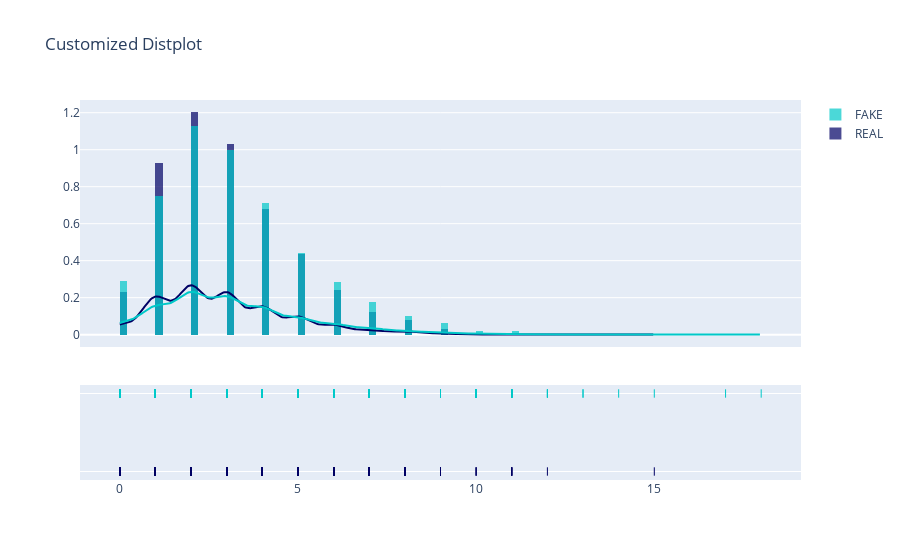

Notebook code cell kept with this figure:
### Code cell
import plotly.express as px
import plotly.figure_factory as ff
import plotly.graph_objects as go
import seaborn as sns
from nltk.corpus import stopwords
import collections
import nltk

stop_words = set(stopwords.words('english'))
df['title_num_stop_words'] = df['title'].str.split().apply(lambda x: len(set(x) & stop_words))
df['title_word_count'] = df['title'].apply(lambda x: len(str(x).split()))
df['title_pct_stop_words'] = df['title_num_stop_words'] / df['title_word_count'] * 100
df['text_num_stop_words'] = df['text'].str.split().apply(lambda x: len(set(x) & stop_words))
df['text_word_count'] = df['text'].apply(lambda x: len(str(x).split()))
df['text_pct_stop_words'] = df['text_num_stop_words'] / df['text_word_count'] * 100

x1 = df.loc[df['label']=='REAL']['title_num_stop_words']
x2 = df.loc[df['label'] == 'FAKE']['title_num_stop_words']

group_labels = ['REAL', 'FAKE']

colors = ['rgb(0, 0, 100)', 'rgb(0, 200, 200)']
fig = ff.create_distplot([x1, x2], group_labels, bin_size=.2,colors=colors)

fig.update_layout(title_text='Customized Distplot')
fig.show()
df.head()

### Figure 1 — Plotly figure (JSON) as saved in the notebook; plotly's stock layout.template omitted (floating-point values rounded to 4 significant figures; data arrays with more than 128 entries replaced by an {"elided": "..."} marker saying what was removed)
{"data": [{"histnorm": "probability density", "legendgroup": "REAL", "marker": {"color": "rgb(0, 0, 100)"}, "name": "REAL", "opacity": 0.7, "type": "histogram", "x": {"elided": "3171 int values"}, "xaxis": "x", "xbins": {"end": 15, "size": 0.2, "start": 0}, "yaxis": "y"}, {"histnorm": "probability density", "legendgroup": "FAKE", "marker": {"color": "rgb(0, 200, 200)"}, "name": "FAKE", "opacity": 0.7, "type": "histogram", "x": {"elided": "3164 int values"}, "xaxis": "x", "xbins": {"end": 18, "size": 0.2, "start": 0}, "yaxis": "y"}, {"legendgroup": "REAL", "marker": {"color": "rgb(0, 0, 100)"}, "mode": "lines", "name": "REAL", "showlegend": false, "type": "scatter", "x": {"elided": "500 float values"}, "xaxis": "x", "y": {"elided": "500 float values"}, "yaxis": "y"}, {"legendgroup": "FAKE", "marker": {"color": "rgb(0, 200, 200)"}, "mode": "lines", "name": "FAKE", "showlegend": false, "type": "scatter", "x": {"elided": "500 float values"}, "xaxis": "x", "y": {"elided": "500 float values"}, "yaxis": "y"}, {"legendgroup": "REAL", "marker": {"color": "rgb(0, 0, 100)", "symbol": "line-ns-open"}, "mode": "markers", "name": "REAL", "showlegend": false, "type": "scatter", "x": {"elided": "3171 int values"}, "xaxis": "x", "y": {"elided": "3171 str values"}, "yaxis": "y2"}, {"legendgroup": "FAKE", "marker": {"color": "rgb(0, 200, 200)", "symbol": "line-ns-open"}, "mode": "markers", "name": "FAKE", "showlegend": false, "type": "scatter", "x": {"elided": "3164 int values"}, "xaxis": "x", "y": {"elided": "3164 str values"}, "yaxis": "y2"}], "layout": {"autosize": true, "barmode": "overlay", "hovermode": "closest", "legend": {"traceorder": "reversed"}, "title": {"text": "Customized Distplot"}, "xaxis": {"anchor": "y2", "autorange": true, "domain": [0, 1], "range": [-1.139, 19.14], "type": "linear", "zeroline": false}, "yaxis": {"anchor": "free", "autorange": true, "domain": [0.35, 1], "position": 0, "range": [-0.06677, 1.269], "type": "linear"}, "yaxis2": {"anchor": "x", "autorange": true, "domain": [0, 0.25], "dtick": 1, "range": [-0.1818, 1.182], "showticklabels": false, "type": "category"}}}
